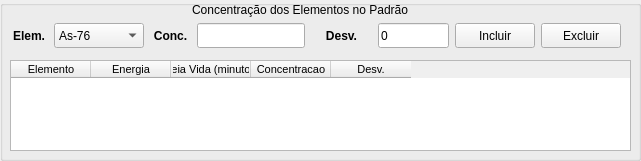
                <widget class="QGroupBox" name="groupBox">
                 <property name="geometry">
                  <rect>
                   <x>200</x>
                   <y>71</y>
                   <width>641</width>
                   <height>161</height>
                  </rect>
                 </property>
                 <property name="minimumSize">
                  <size>
                   <width>641</width>
                   <height>161</height>
                  </size>
                 </property>
                 <property name="maximumSize">
                  <size>
                   <width>641</width>
                   <height>161</height>
                  </size>
                 </property>
                 <property name="title">
                  <string/>
                 </property>
                 <widget class="QTableWidget" name="tbElem">
                  <property name="geometry">
                   <rect>
                    <x>10</x>
                    <y>60</y>
                    <width>621</width>
                    <height>91</height>
                   </rect>
                  </property>
                  <property name="maximumSize">
                   <size>
                    <width>641</width>
                    <height>400</height>
                   </size>
                  </property>
                  <property name="font">
                   <font>
                    <pointsize>8</pointsize>
                   </font>
                  </property>
                  <property name="autoScrollMargin">
                   <number>16</number>
                  </property>
                  <property name="rowCount">
                   <number>0</number>
                  </property>
                  <attribute name="horizontalHeaderDefaultSectionSize">
                   <number>80</number>
                  </attribute>
                  <attribute name="horizontalHeaderMinimumSectionSize">
                   <number>10</number>
                  </attribute>
                  <attribute name="horizontalHeaderMinimumSectionSize">
                   <number>10</number>
                  </attribute>
                  <attribute name="horizontalHeaderDefaultSectionSize">
                   <number>80</number>
                  </attribute>
                  <column>
                   <property name="text">
                    <string>Elemento</string>
                   </property>
                  </column>
                  <column>
                   <property name="text">
                    <string>Energia</string>
                   </property>
                  </column>
                  <column>
                   <property name="text">
                    <string>Meia Vida (minutos)</string>
                   </property>
                  </column>
                  <column>
                   <property name="text">
                    <string>Concentracao</string>
                   </property>
                  </column>
                  <column>
                   <property name="text">
                    <string>Desv.</string>
                   </property>
                  </column>
                 </widget>
                 <widget class="QLabel" name="label_15">
                  <property name="geometry">
                   <rect>
                    <x>160</x>
                    <y>0</y>
                    <width>280</width>
                    <height>20</height>
                   </rect>
                  </property>
                  <property name="minimumSize">
                   <size>
                    <width>280</width>
                    <height>20</height>
                   </size>
                  </property>
                  <property name="text">
                   <string>Concentração dos Elementos no Padrão</string>
                  </property>
                  <property name="alignment">
                   <set>Qt::AlignCenter</set>
                  </property>
                 </widget>
                 <widget class="QWidget" name="layoutWidget">
                  <property name="geometry">
                   <rect>
                    <x>10</x>
                    <y>20</y>
                    <width>611</width>
                    <height>31</height>
                   </rect>
                  </property>
                  <layout class="QHBoxLayout" name="horizontalLayout_14">
                   <item>
                    <layout class="QHBoxLayout" name="horizontalLayout_12">
                     <item>
                      <layout class="QHBoxLayout" name="horizontalLayout_2">
                       <item>
                        <widget class="QLabel" name="label_2">
                         <property name="minimumSize">
                          <size>
                           <width>38</width>
                           <height>25</height>
                          </size>
                         </property>
                         <property name="font">
                          <font>
                           <weight>75</weight>
                           <bold>true</bold>
                          </font>
                         </property>
                         <property name="text">
                          <string>Elem.</string>
                         </property>
                         <property name="alignment">
                          <set>Qt::AlignCenter</set>
                         </property>
                        </widget>
                       </item>
                       <item>
                        <widget class="QComboBox" name="cbElem">
                         <property name="minimumSize">
                          <size>
                           <width>90</width>
                           <height>25</height>
                          </size>
                         </property>
                         <item>
                          <property name="text">
                           <string>As-76</string>
                          </property>
                         </item>
                        </widget>
                       </item>
                      </layout>
                     </item>
                     <item>
                      <layout class="QHBoxLayout" name="horizontalLayout_10">
                       <item>
                        <widget class="QLabel" name="label_11">
                         <property name="minimumSize">
                          <size>
                           <width>41</width>
                           <height>20</height>
                          </size>
                         </property>
                         <property name="font">
                          <font>
                           <weight>75</weight>
                           <bold>true</bold>
                          </font>
                         </property>
                         <property name="text">
                          <string>Conc.</string>
                         </property>
                         <property name="alignment">
                          <set>Qt::AlignCenter</set>
                         </property>
                        </widget>
                       </item>
                       <item>
                        <widget class="QLineEdit" name="txtConcentra">
                         <property name="minimumSize">
                          <size>
                           <width>101</width>
                           <height>25</height>
                          </size>
                         </property>
                        </widget>
                       </item>
                      </layout>
                     </item>
                     <item>
                      <layout class="QHBoxLayout" name="horizontalLayout_11">
                       <item>
                        <widget class="QLabel" name="label_13">
                         <property name="minimumSize">
                          <size>
                           <width>40</width>
                           <height>16</height>
                          </size>
                         </property>
                         <property name="font">
                          <font>
                           <weight>75</weight>
                           <bold>true</bold>
                          </font>
                         </property>
                         <property name="text">
                          <string>Desv.</string>
                         </property>
                         <property name="alignment">
                          <set>Qt::AlignCenter</set>
                         </property>
                        </widget>
                       </item>
                       <item>
                        <widget class="QLineEdit" name="txtConcentradesv">
                         <property name="minimumSize">
                          <size>
                           <width>71</width>
                           <height>25</height>
                          </size>
                         </property>
                         <property name="maximumSize">
                          <size>
                           <width>71</width>
                           <height>25</height>
                          </size>
                         </property>
                         <property name="text">
                          <string>0</string>
                         </property>
                        </widget>
                       </item>
                      </layout>
                     </item>
                    </layout>
                   </item>
                   <item>
                    <layout class="QHBoxLayout" name="horizontalLayout_13">
                     <item>
                      <widget class="QPushButton" name="cmdIncElem">
                       <property name="minimumSize">
                        <size>
                         <width>80</width>
                         <height>25</height>
                        </size>
                       </property>
                       <property name="text">
                        <string>Incluir</string>
                       </property>
                      </widget>
                     </item>
                     <item>
                      <widget class="QPushButton" name="cmdExcElem">
                       <property name="minimumSize">
                        <size>
                         <width>80</width>
                         <height>25</height>
                        </size>
                       </property>
                       <property name="text">
                        <string>Excluir</string>
                       </property>
                      </widget>
                     </item>
                    </layout>
                   </item>
                  </layout>
                 </widget>
                </widget>
